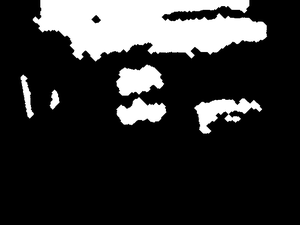
%> input picture skin_filter_final_result/06.png, 300 x 225 px, shrunk from 640 x 480 before the run; its folder holds 4 pictures in this run
$ octave ellipse_matching.m   (GNU Octave 9; MATLAB toolbox functions it lacks are replaced by stand-ins)
%> lines starting %> are read from the running program, lines starting %| are printed output that depends on the picture; in (x1, y1, x2, y2) boxes, pixels count from 0 and x2, y2 are one past the last pixel; in counts of white or black regions, pixels touching at a corner belong together; the program's own positions count from 1
clear; clc; clear all;
number = '06';
pic_path = sprintf('./skin_filter_final_result/%s.png', number);
save_path = sprintf('./ellipse_matching_result/%s.png', number);
parameter_path = sprintf('./ellipse_parameters/%s.mat', number);

pic = double(imread(pic_path));
%> pic: size 225x300 double; min 0, max 255, mean 48.6; mean of the top-left, top-right, bottom-left and bottom-right quarters 98.3, 84.3, 5.2, 7.5
% [m,n] = size(pic);
% pic = opening(pic, round(min(m, n)));

labeled_pic = bwlabel(pic);
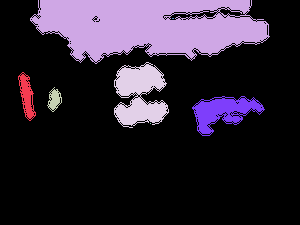
%> labeled_pic: size 225x300 double; 8 distinct labels, from 0 to 7; one colour per label, 0 black
region_count = max(max(labeled_pic));
%> region_count = 7

center_points = zeros(region_count,2);
indexes_cell = cell(region_count, 2);
%> indexes_cell = 14 items
Z_Z1 = cell(region_count, 10);
%> Z_Z1 = 70 items

Area = zeros(1,region_count);
for i = 1:region_count
    Area(i) = sum(labeled_pic == i, 'all');
end
%> this loop made 7 passes
%> after the loop, Area = [434 10619 203 2289 1 2 1424]

for i =1:region_count
    [m,n] = find(labeled_pic == i);
    indexes_cell(i, :) = {m,n};
    m0 = mean(m);
    n0 = mean(n);
    center_points(i,:) = [m0,n0];
    Z_Z1{i,1} = [m-m0,n-n0];                            %Z_Z1{i,1} = All points in the region
    Z_Z1{i,2} = [m-m0,n-n0].' * [m-m0,n-n0];            %Z_Z1{i,2} = Z1
    Z_Z1{i,10} = [m0,n0];
    [E,V] = eig(Z_Z1{i,2});
    l1 = V(1,1);
    l2 = V(2,2);
    if l1 > l2                                          %Z_Z1{i,3} = principal axis
        Z_Z1{i,3} = E(:,1);
        short_axis = E(:,2);
        short_index = [m-m0,n-n0] * short_axis;
        Z_Z1{i,8} = max(short_index) - min(short_index);
    else
        Z_Z1{i,3} = E(:,2);
        short_axis = E(:,1);
        short_index = [m-m0,n-n0] * short_axis;
        Z_Z1{i,8} = max(short_index) - min(short_index);
    end
    X = [m-m0,n-n0] * E;
    Z_Z1{i,4} = X;                                      %Z_Z1{i,4} = location after axis-trans.
%     Z_Z1{i,8} = [m-m0,n-n0] * Z_Z1{i,3};
    m_matrix = zeros(2,2);
    X1 = X(:,1);
    X2 = X(:,2);
    m_matrix(1,1) = mean(abs(X1));
    m_matrix(1,2) = mean(abs(X2));
    m_matrix(2,1) = mean(abs(X1).^2);
    m_matrix(2,2) = mean(abs(X2).^2);
    Z_Z1{i,5} = m_matrix;

    ab_matrix = zeros(2,2);
    ab_matrix(1,:) = 3*pi/4 * m_matrix(1,:);
    ab_matrix(2,:) = sqrt(4*m_matrix(2,:));

    a = mean(ab_matrix(:,1));
    b = mean(ab_matrix(:,2));
    Z_Z1{i,6} = [a,b];

    percentile = sum((X1.^2)/a^2 + (X2.^2)/b^2 <= 1, 'all')/size(X,1);
    %Z_Z1{i,7} = percentile;
    ellipse_area = a*b*pi;

    if percentile >= 0.7 && a/b < 3 && a/b>1/3 && Area(i) > ellipse_area*0.7 && Area(i) < ellipse_area*1.3
        Z_Z1{i,7} = true;
    else
        Z_Z1{i,7} = false;
        for k = 1:size(n,1)
            labeled_pic(m(k), n(k)) = 0;
            pic(m(k), n(k)) = 0;
        end
    end
    Z_Z1{i,9} = max([m-m0,n-n0] * Z_Z1{i,3}) - min([m-m0,n-n0] * Z_Z1{i,3});


end
%> this loop made 7 passes
%> (m0, n0, E, V, l1, l2, a, b) on passes 1, 2, 3, 4, 7: (96.66, 27.39, [0.171 -0.985; -0.985 -0.171], [4039.3 0; 0 70924.5], 4039.3, 70924.5, 6.07, 25.66), (26.85, 148.5, [-1 0.0209; 0.0209 1], [2490486.5 0; 0 39528724.6], 2490486.5, 39528724.6, 30.51, 122.8), (100.2, 55.06, [-0.166 -0.986; -0.986 0.166], [2112.6 0; 0 6500.7], 2112.6, 6500.7, 6.39, 11.32), (95.71, 140.2, [0.0133 -1; -1 -0.0133], [426792 0; 0 701400.1], 426792, 701400.1, 27.41, 36.2), (112.2, 223.5, [-0.974 -0.226; -0.226 0.974], [88967.2 0; 0 489001.6], 88967.2, 489001.6, 15.6, 37.24)
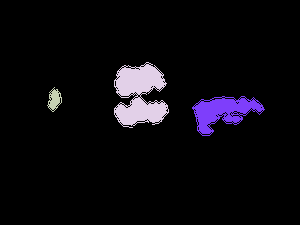
%> labeled_pic: size 225x300 double; 4 distinct labels, from 0 to 7; one colour per label, 0 black
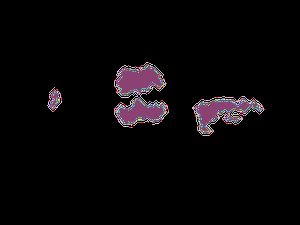
%> pic: size 225x300 double; 227 distinct labels, from 0 to 255; one colour per label, 0 black
%> after the loop, ab_matrix = [15.39 37.42; 15.81 37.06]; center_points = [96.66 27.39; 26.85 148.5; 100.2 55.06; 95.71 140.2; 124 151; 19 173.5; 112.2 223.5]; m_matrix = [6.53 15.88; 62.48 343.4]; short_index = 1424 values, max 16.73 at index 148, min -20.14 at index 450, mean -8.26e-15

Z0 = {};
for i = 1:size(Z_Z1,1)
    if Z_Z1{i,7} == 1
        Z0(end+1,:) = Z_Z1(i,:);
    end
end
%> after the loop, Z0 = 30 items
% Z0 = Z0(2:end,:);


save(parameter_path, 'Z0');

figure(1)
image(pic)
colormap(gray(256));
imwrite(pic, save_path);
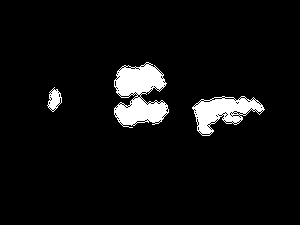
%> saved as 06.png: size 225x300 uint8; 5.8% white; 3 white regions, box (x1, y1, x2, y2) and area: (114, 62, 169, 128) 2289, (192, 96, 265, 136) 1424, (47, 87, 62, 112) 203
%}
